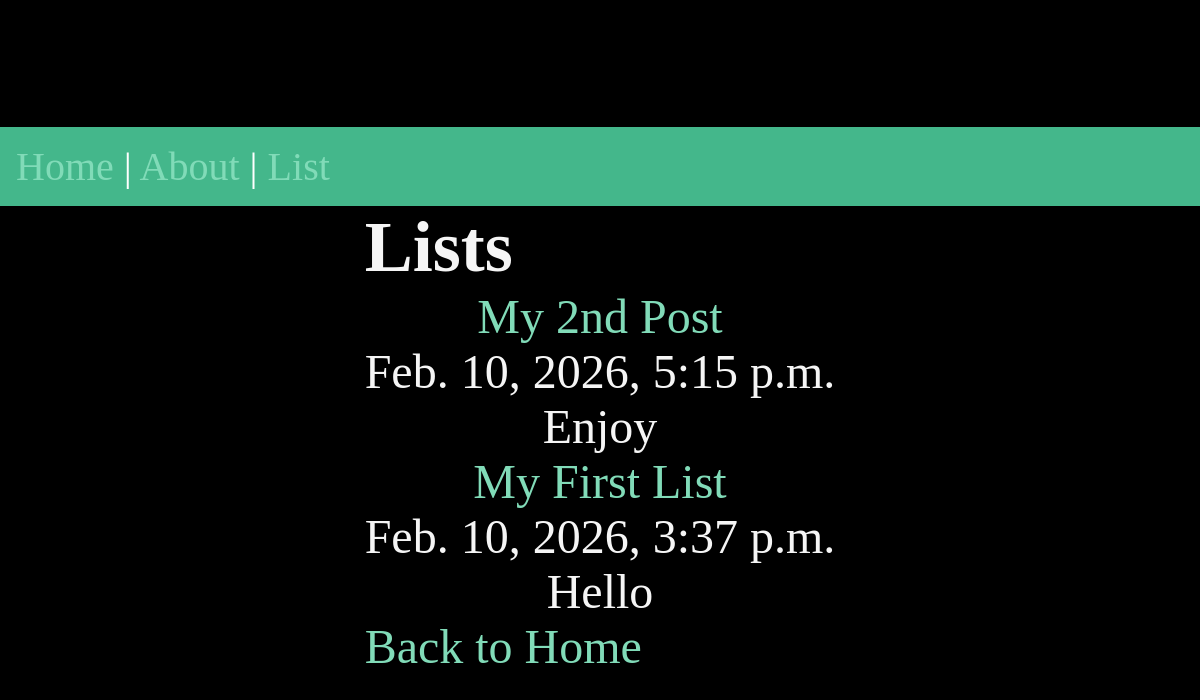
The page /list/ on the database as committed earlier.
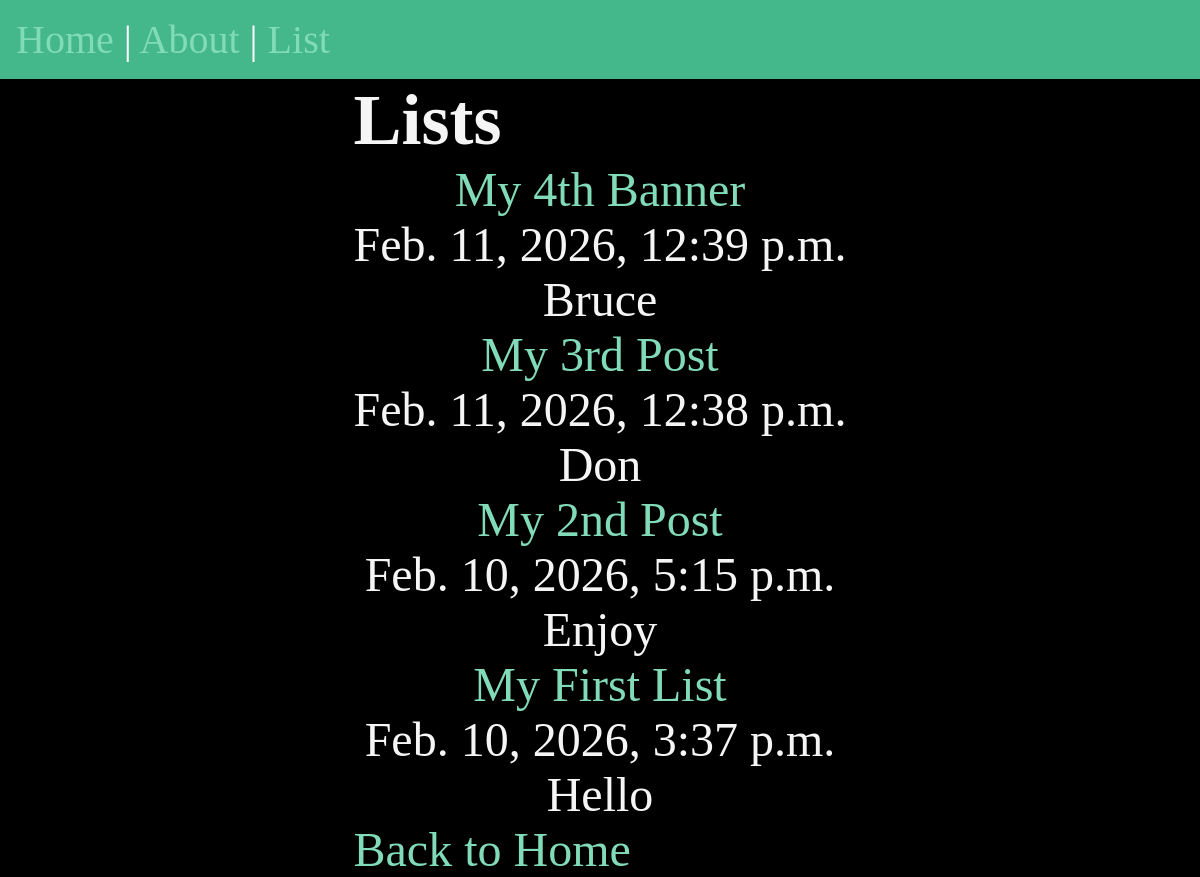
The same page on the database as committed later.
### list/models.py (models this page shows, shortened)
class List(models.Model):
    title = models.CharField(max_length=50)
    body = models.TextField()
    slug = models.SlugField()
    date = models.DateTimeField(auto_now_add=True)
    banner = models.ImageField(default='fallback.png', blank=True)

### list/views.py (the view)
# urls.py: path('', views.post, name='post'),
def post(request):
    lists = List.objects.all().order_by('-date')
    return render(request, 'list/list.html', {'lists':lists})

### list/templates/list/list.html (shortened to what this page needs)
{% extends 'layout.html' %}
{% block content %}
    <h2>Lists</h2>
    <article>
        {% for list in lists %}
        <a href="{% url 'list:post_list' list.slug %}"><p>{{ list.title }}</p></a>
        <p>{{ list.date }}</p>
        <p>{{ list.body }}</p>
        {% endfor %}
    </article>
    <a href="{% url 'home' %}">Back to Home</a>
{% endblock %}

### templates/layout.html (shortened to what this page needs)
<!DOCTYPE html>
{% load static %}
<html lang="en">
<head>
    <link rel="stylesheet" href="{% static 'css/style.css' %}">
</head>
<body>
    <nav>
        <a href="{% url 'home' %}">Home</a> |
        <a href="{% url 'about' %}">About</a> |
        <a href="{% url 'list:post' %}">List</a>
    </nav>
    <main>
        {% block content %}
        {% endblock %}
    </main>
</body>
</html>

### static/css/style.css (style rules this page uses)
* { margin: 0; padding: 0; box-sizing: border-box; }
body { min-height: 100vh; min-width: 100vw; max-width: 100vw; display: grid; place-content: center; font-size: 3rem; background-color: black; color: whitesmoke; }
nav { padding: 1rem; background-color: #44B78B; max-width: 100vw; color: white; font-size: 2.5rem; min-width: 100vw; }
main { flex-grow: 1; display: grid; place-content: center; }
h1, p { text-align: center; }
a { text-decoration: none; color: #81dbb8; }

Rows that differ between the two databases and show on the page:
added List: title "My 4th Banner", date "Feb. 11, 2026, 12:39 p.m.", body "Bruce"
added List: title "My 3rd Post", date "Feb. 11, 2026, 12:38 p.m.", body "Don"
